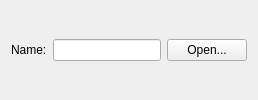
<?xml version="1.0" encoding="UTF-8"?>
<!--
  -  Copyright (c) 2025  Ioannis Panagiotopoulos
  -
  -  This program is free software: you can redistribute it and/or modify
  -  it under the terms of the GNU General Public License as published by
  -  the Free Software Foundation, either version 3 of the License, or
  -  (at your option) any later version.
  -
  -  This program is distributed in the hope that it will be useful,
  -  but WITHOUT ANY WARRANTY; without even the implied warranty of
  -  MERCHANTABILITY or FITNESS FOR A PARTICULAR PURPOSE.  See the
  -  GNU General Public License for more details.
  -
  -  You should have received a copy of the GNU General Public License
  -  along with this program.  If not, see <https://www.gnu.org/licenses/>.
  -->

<ui version="4.0">
 <class>Elpida::Application::FileConfigurationView</class>
 <widget class="QWidget" name="Elpida::Application::FileConfigurationView">
  <property name="windowTitle">
   <string>Form</string>
  </property>
  <layout class="QHBoxLayout" name="horizontalLayout">
   <item>
    <widget class="QLabel" name="lblName">
     <property name="text">
      <string>Name:</string>
     </property>
    </widget>
   </item>
   <item>
    <widget class="QLineEdit" name="leValue"/>
   </item>
   <item>
    <widget class="QPushButton" name="pbOpen">
     <property name="text">
      <string>Open...</string>
     </property>
    </widget>
   </item>
  </layout>
 </widget>
 <resources/>
 <connections/>
</ui>
